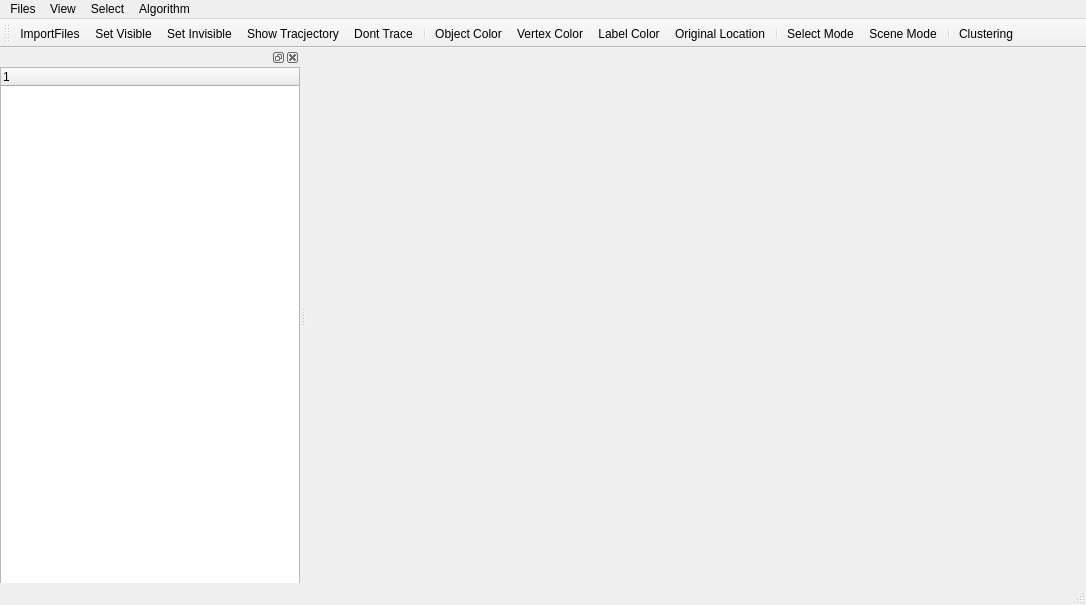
<?xml version="1.0" encoding="UTF-8"?>
<ui version="4.0">
 <class>main_windowClass</class>
 <widget class="QMainWindow" name="main_windowClass">
  <property name="geometry">
   <rect>
    <x>0</x>
    <y>0</y>
    <width>1086</width>
    <height>605</height>
   </rect>
  </property>
  <property name="windowTitle">
   <string>main_window</string>
  </property>
  <widget class="QWidget" name="centralWidget"/>
  <widget class="QMenuBar" name="menuBar">
   <property name="geometry">
    <rect>
     <x>0</x>
     <y>0</y>
     <width>1086</width>
     <height>23</height>
    </rect>
   </property>
   <widget class="QMenu" name="menuFiles">
    <property name="title">
     <string>Files</string>
    </property>
    <addaction name="actionImportFiles"/>
   </widget>
   <widget class="QMenu" name="menuPaint">
    <property name="title">
     <string>View</string>
    </property>
    <addaction name="actionSet_Visible"/>
    <addaction name="actionSet_Invisible"/>
    <addaction name="actionObject_Color"/>
    <addaction name="actionVertex_Color"/>
    <addaction name="actionLabel_Color"/>
    <addaction name="actionOriginal_Location"/>
    <addaction name="actionShow_Tracjectory"/>
    <addaction name="actionDont_Trace"/>
   </widget>
   <widget class="QMenu" name="menuSelect">
    <property name="title">
     <string>Select</string>
    </property>
    <addaction name="actionScene_Mode"/>
    <addaction name="actionSelect_Mode"/>
   </widget>
   <widget class="QMenu" name="menuAlgorithm">
    <property name="title">
     <string>Algorithm</string>
    </property>
    <addaction name="actionClustering"/>
   </widget>
   <addaction name="menuFiles"/>
   <addaction name="menuPaint"/>
   <addaction name="menuSelect"/>
   <addaction name="menuAlgorithm"/>
  </widget>
  <widget class="QToolBar" name="mainToolBar">
   <attribute name="toolBarArea">
    <enum>TopToolBarArea</enum>
   </attribute>
   <attribute name="toolBarBreak">
    <bool>false</bool>
   </attribute>
   <addaction name="actionImportFiles"/>
   <addaction name="actionSet_Visible"/>
   <addaction name="actionSet_Invisible"/>
   <addaction name="actionShow_Tracjectory"/>
   <addaction name="actionDont_Trace"/>
   <addaction name="separator"/>
   <addaction name="actionObject_Color"/>
   <addaction name="actionVertex_Color"/>
   <addaction name="actionLabel_Color"/>
   <addaction name="actionOriginal_Location"/>
   <addaction name="separator"/>
   <addaction name="actionSelect_Mode"/>
   <addaction name="actionScene_Mode"/>
   <addaction name="separator"/>
   <addaction name="actionClustering"/>
  </widget>
  <widget class="QStatusBar" name="statusBar"/>
  <widget class="QDockWidget" name="dockWidget">
   <property name="minimumSize">
    <size>
     <width>300</width>
     <height>38</height>
    </size>
   </property>
   <attribute name="dockWidgetArea">
    <number>1</number>
   </attribute>
   <widget class="QWidget" name="dockWidgetContents">
    <widget class="QTreeWidget" name="treeWidget">
     <property name="geometry">
      <rect>
       <x>0</x>
       <y>0</y>
       <width>300</width>
       <height>549</height>
      </rect>
     </property>
     <property name="minimumSize">
      <size>
       <width>300</width>
       <height>0</height>
      </size>
     </property>
     <column>
      <property name="text">
       <string notr="true">1</string>
      </property>
     </column>
    </widget>
   </widget>
  </widget>
  <action name="actionImportFiles">
   <property name="icon">
    <iconset>
     <normaloff>Resources/openFile.png</normaloff>Resources/openFile.png</iconset>
   </property>
   <property name="text">
    <string>ImportFiles</string>
   </property>
  </action>
  <action name="actionSet_Visible">
   <property name="icon">
    <iconset>
     <normaloff>Resources/visible.png</normaloff>Resources/visible.png</iconset>
   </property>
   <property name="text">
    <string>Set Visible</string>
   </property>
  </action>
  <action name="actionSet_Invisible">
   <property name="icon">
    <iconset>
     <normaloff>Resources/invisible.png</normaloff>Resources/invisible.png</iconset>
   </property>
   <property name="text">
    <string>Set Invisible</string>
   </property>
  </action>
  <action name="actionScene_Mode">
   <property name="icon">
    <iconset>
     <normaloff>Resources/scene.png</normaloff>Resources/scene.png</iconset>
   </property>
   <property name="text">
    <string>Scene Mode</string>
   </property>
  </action>
  <action name="actionSelect_Mode">
   <property name="icon">
    <iconset>
     <normaloff>Resources/select.png</normaloff>Resources/select.png</iconset>
   </property>
   <property name="text">
    <string>Select Mode</string>
   </property>
  </action>
  <action name="actionClustering">
   <property name="icon">
    <iconset>
     <normaloff>Resources/categorize.png</normaloff>Resources/categorize.png</iconset>
   </property>
   <property name="text">
    <string>Clustering</string>
   </property>
  </action>
  <action name="actionObject_Color">
   <property name="icon">
    <iconset>
     <normaloff>Resources/tree.png</normaloff>Resources/tree.png</iconset>
   </property>
   <property name="text">
    <string>Object Color</string>
   </property>
  </action>
  <action name="actionVertex_Color">
   <property name="icon">
    <iconset>
     <normaloff>Resources/leaf.png</normaloff>Resources/leaf.png</iconset>
   </property>
   <property name="text">
    <string>Vertex Color</string>
   </property>
  </action>
  <action name="actionLabel_Color">
   <property name="icon">
    <iconset>
     <normaloff>Resources/label.png</normaloff>Resources/label.png</iconset>
   </property>
   <property name="text">
    <string>Label Color</string>
   </property>
  </action>
  <action name="actionOriginal_Location">
   <property name="icon">
    <iconset>
     <normaloff>Resources/tree2.png</normaloff>Resources/tree2.png</iconset>
   </property>
   <property name="text">
    <string>Original Location</string>
   </property>
  </action>
  <action name="actionShow_Tracjectory">
   <property name="icon">
    <iconset>
     <normaloff>Resources/show_trace.png</normaloff>Resources/show_trace.png</iconset>
   </property>
   <property name="text">
    <string>Show Tracjectory</string>
   </property>
  </action>
  <action name="actionDont_Trace">
   <property name="icon">
    <iconset>
     <normaloff>Resources/dont_trace.png</normaloff>Resources/dont_trace.png</iconset>
   </property>
   <property name="text">
    <string>Dont Trace</string>
   </property>
  </action>
 </widget>
 <layoutdefault spacing="6" margin="11"/>
 <resources>
  <include location="main_window.qrc"/>
 </resources>
 <connections/>
</ui>
